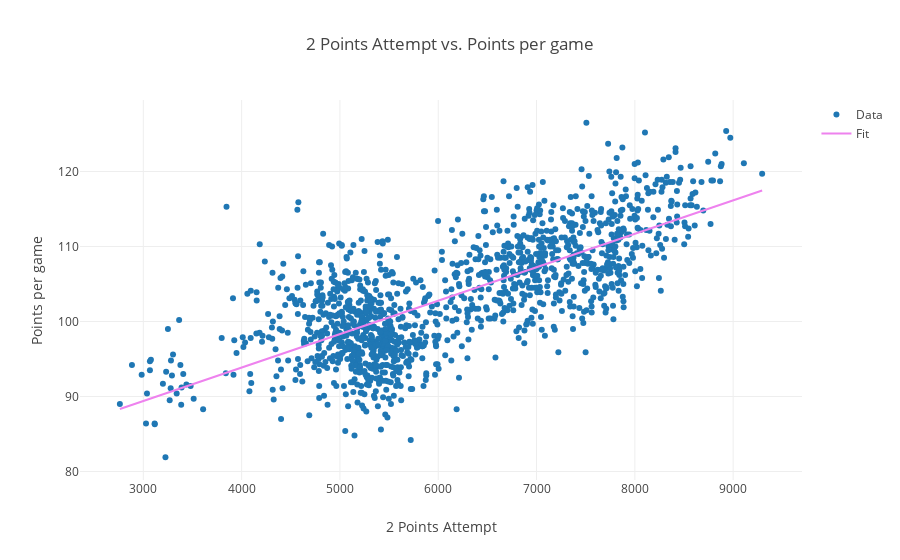

Notebook cell for this chart:
### Code cell
slope, intercept, r_value, p_value, std_err = stats.linregress(data["2P Attempts"], data.PPG)
line = slope*data["2P Attempts"]+intercept

traces = [
    Scatter({
            'x' : data["2P Attempts"],
            'y' : data.PPG,
            'mode' : 'markers',
            'name' : 'Data'
        }),
    Scatter({
            'x' : data["2P Attempts"], 
            'y' : line, 
            'mode' : 'lines',
            'marker' : {'color' : 'violet'},
            'name' : 'Fit'
        })
]

layout = Layout({
        'title' : "2 Points Attempt vs. Points per game",
        'xaxis' : {'title' : '2 Points Attempt'},
        'yaxis' : {'title' : 'Points per game'}
    })

fig = Figure(data = traces, layout = layout)

py.iplot(fig)

### Figure 1 — Plotly figure (JSON) as saved in the notebook; plotly's stock layout.template omitted (floating-point values rounded to 4 significant figures; data arrays with more than 128 entries replaced by an {"elided": "..."} marker saying what was removed)
{"data": [{"mode": "markers", "name": "Data", "type": "scatter", "x": {"elided": "1327 int values"}, "y": {"elided": "1327 float values"}}, {"marker": {"color": "violet"}, "mode": "lines", "name": "Fit", "type": "scatter", "x": {"elided": "1327 int values"}, "y": {"elided": "1327 float values"}}], "layout": {"title": "2 Points Attempt vs. Points per game", "xaxis": {"title": "2 Points Attempt"}, "yaxis": {"title": "Points per game"}}}
